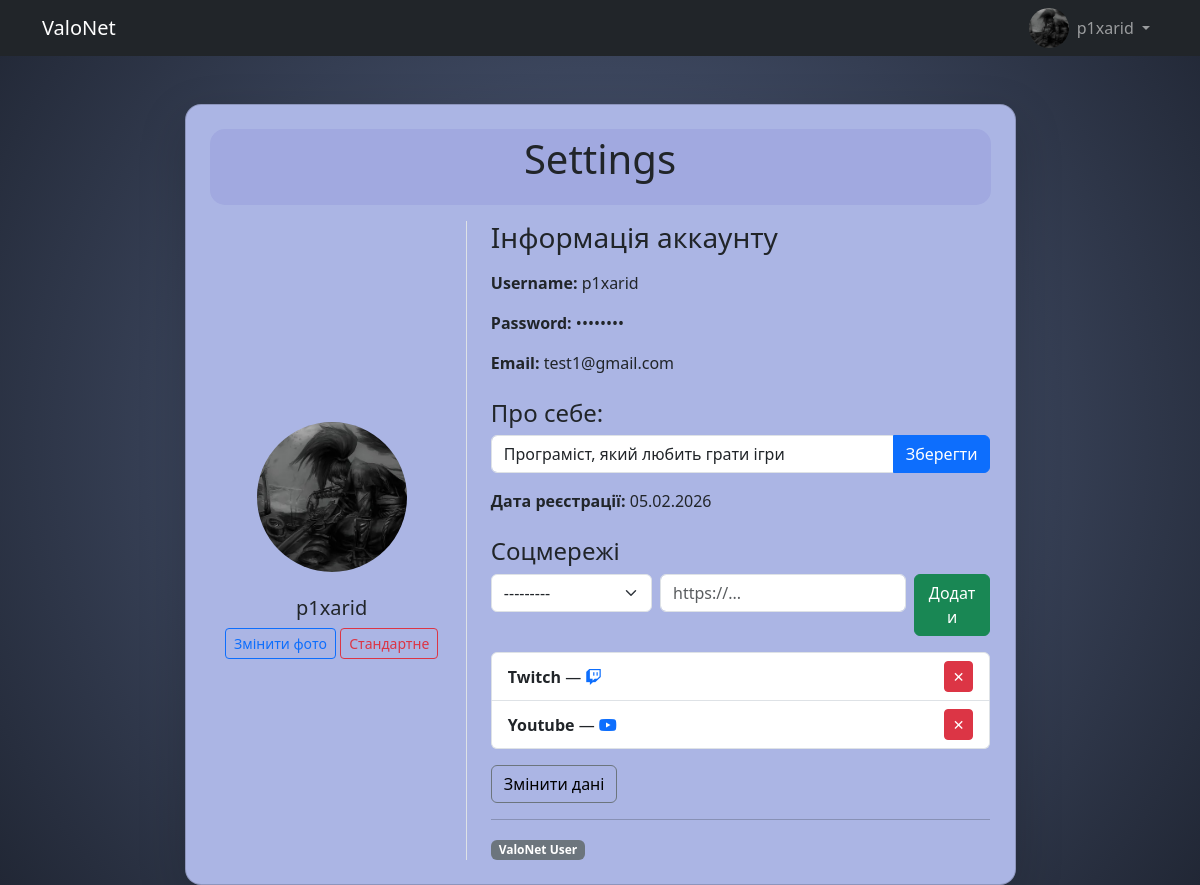
Page /settings/ (signed in) on the committed database.
### page/models.py (models this page shows, shortened)
class Profile(models.Model):
    user = models.OneToOneField(User, on_delete=models.CASCADE)
    avatar = models.ImageField(upload_to="pictures/", blank=True, null=True)
    bio = models.TextField(max_length=200, blank=True, null=True)
    @property
    def avatar_url(self):
        if self.avatar:
            return self.avatar.url
        return "/static/pictures/default-avatar.png"

class SocialLink(models.Model):
    SocialLink_CHOICES = [
        ("twitch", "Twitch"),
        ("youtube", "YouTube"),
        ("facebook", "Facebook"),
        ("twitter", "Twitter / X"),
        ("instagram", "Instagram"),
        ("discord", "Discord"),
    ]
    user = models.ForeignKey(
        User, on_delete=models.CASCADE, related_name="social_links"
    )
    platform = models.CharField(max_length=20, choices=SocialLink_CHOICES)
    url = models.URLField()
    class Meta:
        unique_together = ("user", "platform")

### page/views.py (the view, shortened to what this page needs)
# urls.py: path("settings/", views.settings_view, name="settings"),
@login_required
def settings_view(request):
    profile = request.user.profile
    social_form = SocialLinkForm()
    social_links = SocialLink.objects.filter(user=request.user)
    return render(
        request,
        "profile-settings/settings.html",
        {"profile": profile, "social_form": social_form, "social_links": social_links},
    )

### page/forms.py (shortened to what this page needs)
class SocialLinkForm(forms.ModelForm):
    class Meta:
        model = SocialLink
        fields = ["platform", "url"]
        widgets = {
            "platform": forms.Select(attrs={"class": "form-select"}),
            "url": forms.URLInput(
                attrs={"class": "form-control", "placeholder": "https://..."}
            ),
        }

### templates/profile-settings/settings.html (shortened to what this page needs)
{% extends "homepage/base.html" %}
{% load static %}
{% block extra_head %}
<link rel="stylesheet" href="{% static 'some/settings.css' %}">
<link rel="stylesheet" href="https://cdnjs.cloudflare.com/ajax/libs/font-awesome/6.5.1/css/all.min.css">
{% endblock %}
{% block body_class %}settings-page{% endblock %}
{% block content %}
<div class="container mt-5 ">
    <div class=" row justify-content-center">
        <div class="col-lg-9 ">
            <div class=" card shadow-lg p-4 rounded-4" style="background-color: rgb(171, 181, 228);">
                <nav class="navbar-expand-lg mb-3" style="background-color: #a1a9e0; border-radius: 15px;">
                    <p class="d-flex justify-content-center fs-1 text-dark">Settings</p>
                </nav>
                <div class="row align-items-center">
                    <div class="col-md-4 text-center  ">
                        <img src="{{ user.profile.avatar_url }}" class="rounded-circle mb-3" width="150" height="150"
                            style="object-fit: cover;">
                        <h5 class="mt-2">{{ user.username }}</h5>
                        <form method="POST" enctype="multipart/form-data">
                            <label class="btn btn-outline-primary btn-sm">
                                Змінити фото
                            </label>
                            <button type="submit" name="reset_avatar" class="btn btn-outline-danger btn-sm">
                                Стандартне
                            </button>
                        </form>
                    </div>
                    <div class="col-md-8 ps-4 border-start">
                        <h4 class="mb-3 fs-3">Інформація аккаунту</h4>
                        <p><strong>Username:</strong> {{ user.username }}</p>
                        <p><strong>Password:</strong> ••••••••</p>
                        <p><strong>Email:</strong> {{ user.email }}</p>
                        <h4 class="mt-4">Про себе:</h4>
                        <form method="post" class="mb-3">
                            <div class="input-group mb-2">
                                <input type="text" name="bio" class="form-control" placeholder="Короткий опис..."
                                    value="{{ profile.bio|default:'' }}">
                                <button type="submit" name="update_bio" class="btn btn-primary">Зберегти</button>
                            </div>
                        </form>
                        <p><strong>Дата реєстрації:</strong>
                            {{ user.date_joined|date:"d.m.Y" }}
                        </p>
                        <h4 class="mt-4">Соцмережі</h4>
                        <form method="post" class="mb-3">
                            <div class="row g-2">
                                <div class="col-md-4">
                                    {{ social_form.platform }}
                                </div>
                                <div class="col-md-6">
                                    {{ social_form.url }}
                                </div>
                                <div class="col-md-2">
                                    <button name="add_social" class="btn btn-success w-100">
                                        Додати
                                    </button>
                                </div>
                            </div>
                        </form>
                        <ul class="list-group">
                            {% for link in social_links %}
                            <li class="list-group-item d-flex justify-content-between align-items-center">
                                <span>
                                    <strong>{{ link.platform|title }}</strong> —
                                    <a href="{{ link.url }}" target="_blank">
                                        <i class="fa-brands fa-{{ link.platform }}"></i>
                                    </a>
                                </span>
                                <form method="post" style="margin: 0;">
                                    <button name="delete_social" class="btn btn-sm btn-danger">
                                        ✕
                                    </button>
                                </form>
                            </li>
                            {% empty %}
                            <li class="list-group-item text-muted">
                                Соцмережі не додані
                            </li>
                            {% endfor %}
                        </ul>
                        <button type="submit" class="btn btn-outline-secondary mt-3"><a
                                href="{% url 'account_settings' %}"
                                style="text-decoration: none; color: #000000;">Змінити дані</a></button>
                        <hr>
                        <span class="badge bg-secondary">ValoNet User</span>
                    </div>
                </div>
            </div>
        </div>
    </div>
</div>
{% endblock %}

### templates/homepage/base.html (shortened to what this page needs)
{% load static %}
<!DOCTYPE html>
<html lang="en">
<head>
    {% block extra_head %}
    {% endblock %}
    <link href="https://cdn.jsdelivr.net/npm/bootstrap@5.3.0/dist/css/bootstrap.min.css" rel="stylesheet">
</head>
<body class="{% block body_class %}{% endblock %}">
    <nav class="navbar navbar-expand-lg navbar-dark bg-dark">
        <div class="container">
            <a class="navbar-brand" href="{% url 'home' %}">ValoNet</a>
            <div class="collapse navbar-collapse" id="navbarNav">
                <ul class="navbar-nav ms-auto">
                    {% if request.user.profile.avatar %}
                    <img src="{{ request.user.profile.avatar_url }}" alt="Profile Picture" class="rounded-circle" width="40"
                        height="40" style="object-fit: cover;">
                    {% else %}
                    <img src="{% static 'pictures/default-avatar.png' %}" alt="Default Avatar" class="rounded-circle"
                        width="40" height="40" style="object-fit: cover;">
                    {% endif %}
                    {% if user.is_authenticated %}
                    <li class="nav-item dropdown" data-bs-theme="dark">
                        <a class="nav-link dropdown-toggle" href="#" role="button" data-bs-toggle="dropdown"
                            aria-expanded="false">
                            {{ request.user.username }}
                        </a>
                    </li>
                    {% endif %}
                </ul>
            </div>
        </div>
    </nav>
    {% block content %}
    {% endblock %}
</body>
</html>

### static/some/settings.css (style rules this page uses)
body.settings-page { background: radial-gradient(circle, rgb(85, 99, 131), rgb(59, 69, 92), rgb(33, 39, 53)); min-height: 100vh; }

### rows in the picture
Profile: bio "Програміст, який любить грати ігри"
SocialLink: platform "Twitch"
SocialLink: platform "Youtube"

### other values in the picture
{{ request.user.username }} "p1xarid"
{{ user.username }} "p1xarid"
{{ user.email }} "test1@gmail.com"
{{ user.date_joined|date:"d.m.Y" }} "05.02.2026"
